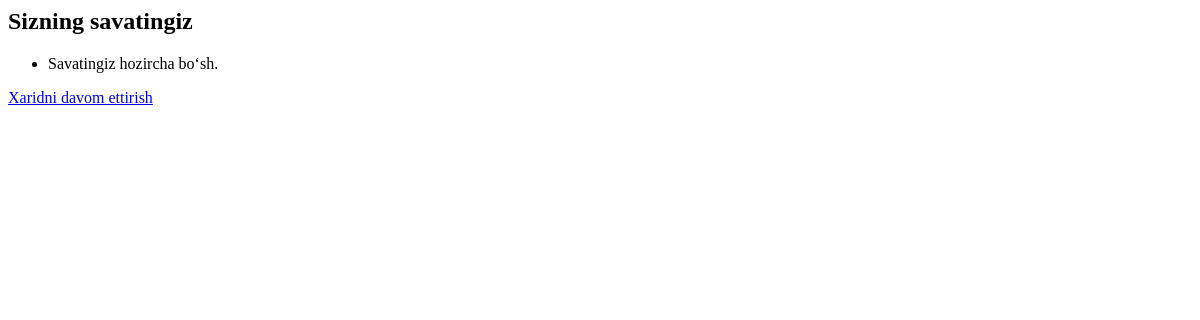
The app's page /cart/ (signed in), older data.
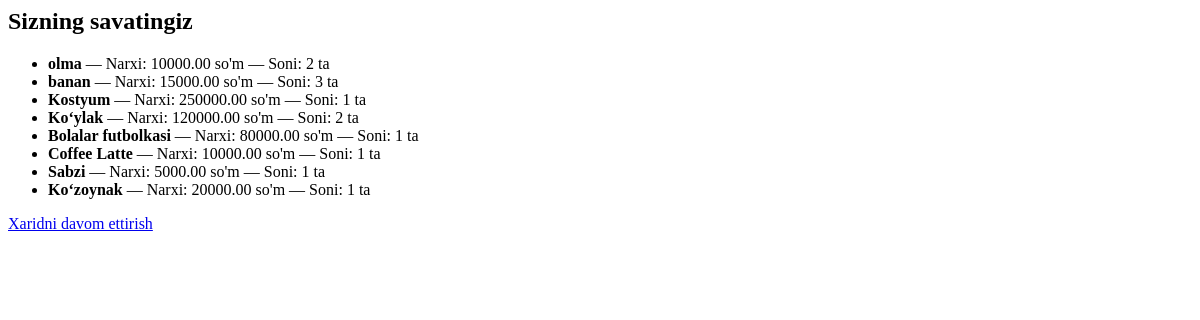
The same page, newer data.
### main/models.py (models this page shows, shortened)
class Cart(models.Model):
    user = models.ForeignKey('auth.User', on_delete=models.CASCADE)
    product = models.ForeignKey(Product, on_delete=models.CASCADE)
    quantity = models.PositiveIntegerField(default=1)

class Product(models.Model):
    name = models.CharField(max_length=200)
    price = models.DecimalField(max_digits=10, decimal_places=2)
    description = models.TextField(blank=True, null=True)
    category = models.ForeignKey(Category, on_delete=models.CASCADE, related_name="products")
    is_trending = models.BooleanField(default=False)
    is_popular = models.BooleanField(default=False)
    is_discounted = models.BooleanField(default=False)
    created_at = models.DateTimeField(auto_now_add=True)

### main/views.py (the view)
# urls.py: path("cart/", views.cart_detail, name="cart_detail"),
def cart_detail(request):
    if not request.user.is_authenticated:
        login_url = reverse('login')
        return redirect(f"{login_url}?next={request.path}")
    cart_items = Cart.objects.filter(user=request.user)
    return render(request, "main/cart_detail.html", {"cart_items": cart_items})

### main/templates/main/cart_detail.html
<h2>Sizning savatingiz</h2>
<ul>
    {% for item in cart_items %}
        <li>
            <strong>{{ item.product.name }}</strong> —
            Narxi: {{ item.product.price }} so'm —
            Soni: {{ item.quantity }} ta
        </li>
    {% empty %}
        <li>Savatingiz hozircha bo‘sh.</li>
    {% endfor %}
</ul>
<a href="{% url 'home' %}">Xaridni davom ettirish</a>

Row changes from the older to the newer data that the page shows:
added Cart: product.name "olma", product.price "10000.00", quantity "2"
added Cart: product.name "banan", product.price "15000.00", quantity "3"
added Cart: product.name "Kostyum", product.price "250000.00", quantity "1"
added Cart: product.name "Ko‘ylak", product.price "120000.00", quantity "2"
added Cart: product.name "Bolalar futbolkasi", product.price "80000.00", quantity "1"
added Cart: product.name "Coffee Latte", product.price "10000.00", quantity "1"
added Cart: product.name "Sabzi", product.price "5000.00", quantity "1"
added Cart: product.name "Ko‘zoynak", product.price "20000.00", quantity "1"
Text that changed along with them:
text no longer shown: "Savatingiz hozircha bo‘sh."
